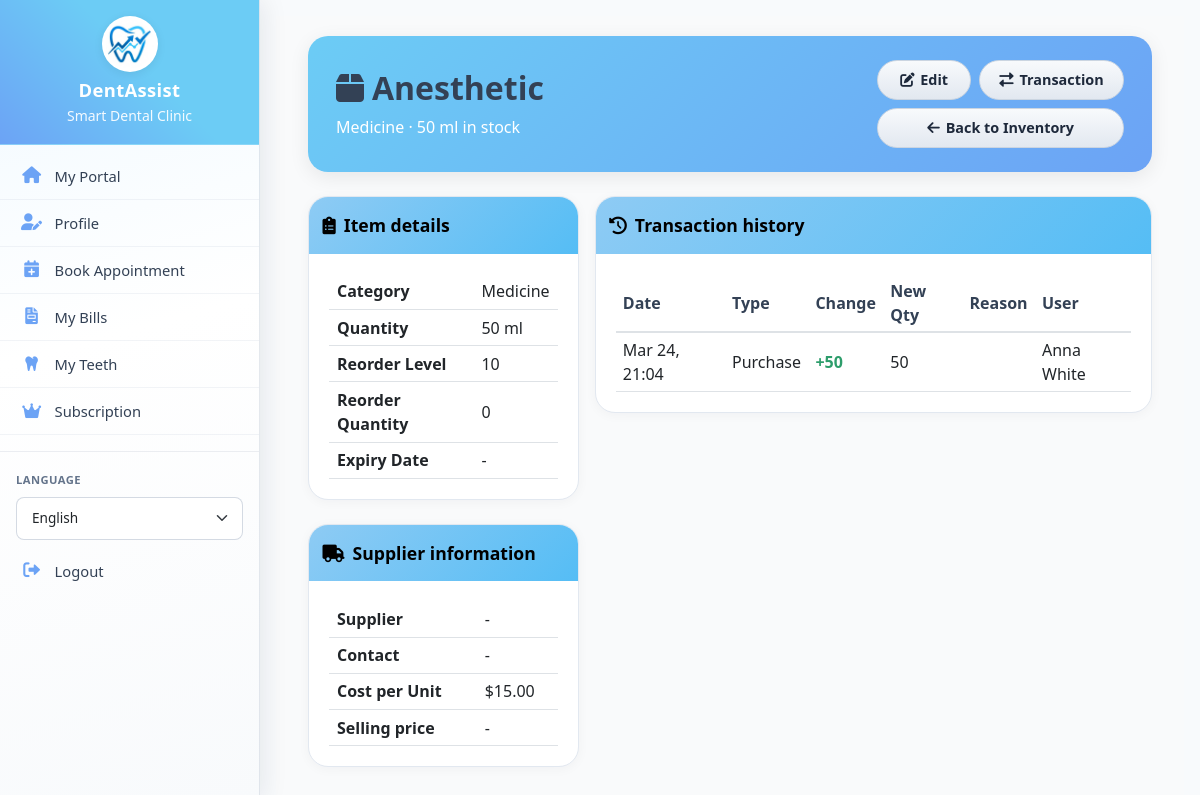
Screenshot of /inventory/view.php?id=4 (signed in) with the database file from the repository.
### tables this page shows
CREATE TABLE `inventory` (
  `id` int(11) NOT NULL,
  `item_name` varchar(100) NOT NULL,
  `category` varchar(50) DEFAULT NULL,
  `description` text DEFAULT NULL,
  `quantity` int(11) DEFAULT 0,
  `unit` varchar(20) DEFAULT NULL,
  `reorder_level` int(11) DEFAULT 10,
  `reorder_quantity` int(11) DEFAULT 0,
  `supplier_name` varchar(100) DEFAULT NULL,
  `supplier_contact` varchar(100) DEFAULT NULL,
  `supplier_phone` varchar(20) DEFAULT NULL,
  `supplier_email` varchar(100) DEFAULT NULL,
  `cost_per_unit` decimal(10,2) DEFAULT NULL,
  `selling_price` decimal(10,2) DEFAULT NULL,
  `expiry_date` date DEFAULT NULL,
  `lot_number` varchar(50) DEFAULT NULL,
  `location` varchar(50) DEFAULT NULL,
  `barcode` varchar(100) DEFAULT NULL,
  `created_at` timestamp NOT NULL DEFAULT current_timestamp(),
  `updated_at` timestamp NOT NULL DEFAULT current_timestamp() ON UPDATE current_timestamp(),
  `created_by` int(11) DEFAULT NULL
);

CREATE TABLE `inventory_transactions` (
  `id` int(11) NOT NULL,
  `inventory_id` int(11) NOT NULL,
  `transaction_type` enum('purchase','use','adjustment','return') NOT NULL,
  `quantity_change` int(11) NOT NULL,
  `new_quantity` int(11) NOT NULL,
  `reason` text DEFAULT NULL,
  `performed_by` int(11) DEFAULT NULL,
  `performed_at` timestamp NOT NULL DEFAULT current_timestamp()
);

CREATE TABLE `users` (
  `id` int(11) NOT NULL,
  `username` varchar(191) NOT NULL,
  `email` varchar(191) NOT NULL,
  `password_hash` varchar(255) NOT NULL,
  `full_name` varchar(100) NOT NULL,
  `role` enum('doctor','assistant','patient') NOT NULL,
  `is_admin` tinyint(1) NOT NULL DEFAULT 0,
  `phone` varchar(20) DEFAULT NULL,
  `profile_image` varchar(255) DEFAULT NULL,
  `created_at` timestamp NOT NULL DEFAULT current_timestamp(),
  `updated_at` timestamp NOT NULL DEFAULT current_timestamp() ON UPDATE current_timestamp(),
  `is_active` tinyint(1) DEFAULT 1,
  `last_login` timestamp NULL DEFAULT NULL
);

### includes/db.php (called while the page is built, shortened)
<?php
class Database {
    private $host = DB_HOST;
    private $user = DB_USER;
    private $pass = DB_PASS;
    private $dbname = DB_NAME;
    private $conn;
    private static $instance = null;
    private function __construct() {
        try {
            $this->conn = new mysqli($this->host, $this->user, $this->pass, $this->dbname);
            $this->conn->set_charset("utf8mb4");
        } catch (Exception $e) {
            die("Database connection error: " . $e->getMessage());
        }
    }
    public static function getInstance() {
        if (self::$instance == null) {
            self::$instance = new Database();
        }
        return self::$instance;
    }
    public function query($sql, $params = [], $types = "") {
        $stmt = $this->conn->prepare($sql);
        if (!empty($params)) {
            if (empty($types)) {
                $types = $this->determineTypes($params);
            }
            $stmt->bind_param($types, ...$params);
        }
        if (!$stmt->execute()) {
            $err = $stmt->error ?: $this->conn->error;
            throw new Exception('Query failed: ' . $err);
        }
        return $stmt;
    }
    private function determineTypes($params) {
        $types = '';
        foreach ($params as $param) {
            if (is_int($param)) {
                $types .= 'i';
            } elseif (is_float($param)) {
                $types .= 'd';
            } elseif (is_string($param)) {
                $types .= 's';
            } else {
                $types .= 'b';
            }
        }
        return $types;
    }
    public function fetchOne($sql, $params = [], $types = "") {
        $stmt = $this->query($sql, $params, $types);
        $result = $stmt->get_result();
        if ($result && $result->num_rows > 0) {
            return $result->fetch_assoc();
        }
        return null;
    }
    public function fetchAll($sql, $params = [], $types = "") {
        $stmt = $this->query($sql, $params, $types);
        $result = $stmt->get_result();
        if ($result) {
            return $result->fetch_all(MYSQLI_ASSOC);
        }
        return [];
    }
}
?>

### includes/functions.php (called while the page is built, shortened)
<?php
require_once __DIR__ . '/db.php';
function formatDate($date, $format = 'M d, Y')
{
    $s = trim((string) $date);
    try {
        $dateObj = new DateTime($date);
        $y = (int) $dateObj->format('Y');
        return $dateObj->format($format);
    } catch (Exception $e) {
        return 'Not set';
    }
}
function formatCurrency($amount)
{
    return '$' . number_format($amount, 2);
}

### inventory/view.php (the view, shortened to what this page needs)
<?php
require_once '../includes/db.php';
require_once '../includes/functions.php';
$db = Database::getInstance();
$id = (int) ($_GET['id'] ?? 0);
$item = $db->fetchOne("SELECT * FROM inventory WHERE id = ?", [$id], "i");
$transactions = $db->fetchAll(
    "SELECT t.*, u.full_name as user_name
     FROM inventory_transactions t
     LEFT JOIN users u ON t.performed_by = u.id
     WHERE t.inventory_id = ?
     ORDER BY t.performed_at DESC",
    [$id],
    "i"
);
include '../layouts/header.php';
?>
<div class="container-fluid bills-page inventory-view-page">
    <div class="bills-queue-header">
        <div class="row align-items-center bills-queue-header-inner">
            <div class="col-12 col-lg-8">
                <h2 class="mb-2 fw-bold">
                    <i class="fas fa-box me-2 opacity-90" aria-hidden="true"></i><?php echo htmlspecialchars((string) $item['item_name']); ?>
                </h2>
                <p class="mb-0 opacity-90">
                    <?php echo htmlspecialchars((string) ($item['category'] ?: 'Uncategorized')); ?>
                    · <?php echo (int) $item['quantity']; ?> <?php echo htmlspecialchars((string) ($item['unit'] ?? '')); ?> in stock
                </p>
            </div>
            <div class="col-12 col-lg-4 mt-3 mt-lg-0 d-flex flex-column align-items-stretch align-items-lg-end justify-content-center treatment-plans-view-hero-actions-wrap">
                <div class="treatment-plans-view-hero-actions">
                    <div class="treatment-plans-view-hero-row treatment-plans-view-hero-row--primary">
                        <a href="edit.php?id=<?php echo $id; ?>" class="btn btn-secondary treatment-plans-view-hero-btn">
                            <i class="fas fa-edit" aria-hidden="true"></i> Edit
                        </a>
                        <a href="transaction.php?id=<?php echo $id; ?>" class="btn btn-secondary treatment-plans-view-hero-btn">
                            <i class="fas fa-exchange-alt" aria-hidden="true"></i> Transaction
                        </a>
                    </div>
                    <div class="treatment-plans-view-hero-row treatment-plans-view-hero-row--delete">
                        <a href="index.php" class="btn btn-secondary treatment-plans-view-hero-btn">
                            <i class="fas fa-arrow-left" aria-hidden="true"></i>
                            <span class="d-none d-sm-inline">Back to Inventory</span><span class="d-sm-none">Back</span>
                        </a>
                    </div>
                </div>
            </div>
        </div>
    </div>
    <div class="row g-3 inventory-cols">
        <div class="col-12 col-lg-4 inventory-view-detail-col">
            <div class="card bills-dash-section-card mb-4 inventory-view-table">
                        <div class="card-header bills-arrivals-header bills-arrivals-header--payment border-0">
                            <div class="bills-arrivals-section-header__inner align-items-center">
                                <div>
                                    <h5 class="card-title mb-0"><i class="fas fa-clipboard-list me-2" aria-hidden="true"></i>Item details</h5>
                                </div>
                            </div>
                        </div>
                        <div class="card-body">
                            <table class="table table-sm mb-0">
                                <tr><th>Category</th><td><?php echo htmlspecialchars($item['category'] ?? '-'); ?></td></tr>
                                <tr><th>Quantity</th><td><?php echo $item['quantity']; ?> <?php echo $item['unit']; ?></td></tr>
                                <tr><th>Reorder Level</th><td><?php echo $item['reorder_level']; ?></td></tr>
                                <tr><th>Reorder Quantity</th><td><?php echo $item['reorder_quantity']; ?></td></tr>
                                <tr><th>Expiry Date</th><td><?php echo $item['expiry_date'] ? formatDate($item['expiry_date']) : '-'; ?></td></tr>
                            </table>
                        </div>
            </div>
            <div class="card bills-dash-section-card inventory-view-table mb-0">
                        <div class="card-header bills-arrivals-header bills-arrivals-header--payment border-0">
                            <div class="bills-arrivals-section-header__inner align-items-center">
                                <div>
                                    <h5 class="card-title mb-0"><i class="fas fa-truck me-2" aria-hidden="true"></i>Supplier information</h5>
                                </div>
                            </div>
                        </div>
                        <div class="card-body">
                            <table class="table table-sm mb-0">
                                <tr><th>Supplier</th><td><?php echo htmlspecialchars($item['supplier_name'] ?? '-'); ?></td></tr>
                                <tr><th>Contact</th><td><?php echo htmlspecialchars($item['supplier_contact'] ?? '-'); ?></td></tr>
                                <tr><th>Cost per Unit</th><td><?php echo formatCurrency($item['cost_per_unit']); ?></td></tr>
                                <tr><th>Selling price</th><td><?php echo ($item['selling_price'] !== null && $item['selling_price'] !== '') ? formatCurrency((float) $item['selling_price']) : '-'; ?></td></tr>
                            </table>
                        </div>
            </div>
        </div>
        <div class="col-12 col-lg-8 inventory-view-history-col">
            <div class="card bills-dash-section-card transaction-history-card">
                        <div class="card-header bills-arrivals-header bills-arrivals-header--payment border-0">
                            <div class="bills-arrivals-section-header__inner align-items-center">
                                <div>
                                    <h5 class="card-title mb-0"><i class="fas fa-history me-2" aria-hidden="true"></i>Transaction history</h5>
                                </div>
                            </div>
                        </div>
                        <div class="card-body">
                            <?php if (empty($transactions)): ?>
                                <p class="text-muted mb-0">No transactions yet.</p>
                            <?php else: ?>
                                <div class="table-responsive">
                                    <table class="table table-sm transaction-history-table mb-0">
                                        <thead>
                                            <tr>
                                                <th class="date-col">Date</th>
                                                <th>Type</th>
                                                <th>Change</th>
                                                <th>New Qty</th>
                                                <th class="reason-col">Reason</th>
                                                <th>User</th>
                                            </tr>
                                        </thead>
                                        <tbody>
                                            <?php foreach ($transactions as $t): ?>
                                                <tr>
                                                    <td><?php echo formatDate($t['performed_at'], 'M d, H:i'); ?></td>
                                                    <td><?php echo ucfirst((string) $t['transaction_type']); ?></td>
                                                    <td class="<?php echo $t['quantity_change'] > 0 ? 'tx-change-pos' : ($t['quantity_change'] < 0 ? 'tx-change-neg' : ''); ?>">
                                                        <?php echo $t['quantity_change'] > 0 ? '+' : ''; ?><?php echo $t['quantity_change']; ?>
                                                    </td>
                                                    <td><?php echo $t['new_quantity']; ?></td>
                                                    <td><?php echo htmlspecialchars((string) ($t['reason'] ?? '')); ?></td>
                                                    <td><?php echo htmlspecialchars((string) ($t['user_name'] ?? 'System')); ?></td>
                                                </tr>
                                            <?php endforeach; ?>
                                        </tbody>
                                    </table>
                                </div>
                            <?php endif; ?>
                        </div>
            </div>
        </div>
    </div>
</div>
<?php include '../layouts/footer.php'; ?>

### rows the page displays
inventory: item_name "Anesthetic", category "Medicine", quantity "50", unit "ml", reorder_level "10", reorder_quantity "0", supplier_name "-", supplier_contact "-", cost_per_unit "$15.00"
inventory_transactions: performed_at "Mar 24, 21:04", transaction_type "Purchase", quantity_change "50", new_quantity "50", performed_by.full_name "Anna White"

### other values shown
__('smart_dental_clinic', 'Smart Dental Clinic') "Smart Dental Clinic"
__('my_portal', 'My Portal') "My Portal"
__('profile', 'Profile') "Profile"
__('book_appointment', 'Book Appointment') "Book Appointment"
__('my_bills', 'My Bills') "My Bills"
__('my_teeth', 'My Teeth') "My Teeth"
__('subscription', 'Subscription') "Subscription"
__('language', 'Language') "LANGUAGE"
__('logout', 'Logout') "Logout"
